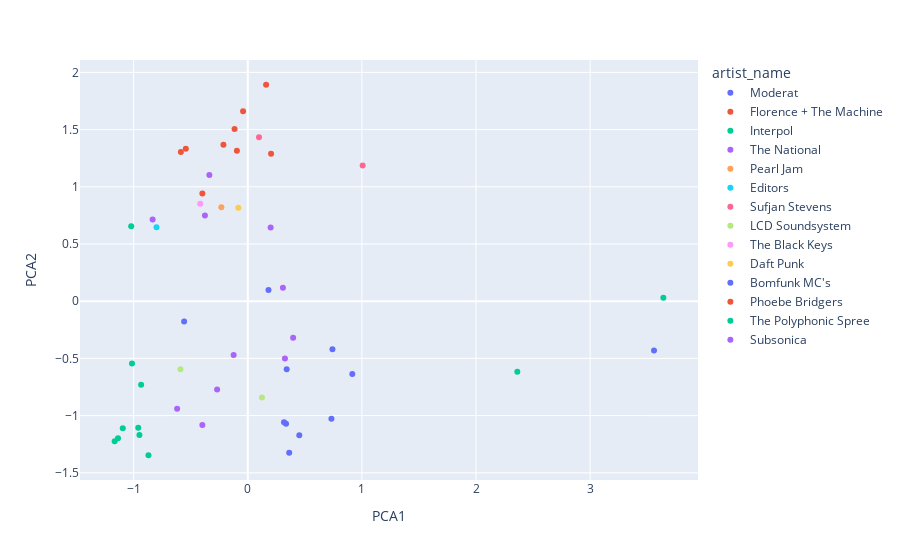

Source (notebook cell):
### Code cell
px.scatter(data_frame=top_tracks_df, x='PCA1', y='PCA2',hover_name='track_name', color='artist_name')

### Figure 1 — Plotly figure (JSON) as saved in the notebook; plotly's stock layout.template omitted (floating-point values rounded to 4 significant figures)
{"data": [{"hovertemplate": "<b>%{hovertext}</b><br><br>artist_name=Moderat<br>PCA1=%{x}<br>PCA2=%{y}<extra></extra>", "hovertext": ["Eating Hooks - Instrumental Version", "Finder", "Running - Instrumental Version", "Ghostmother - Instrumental Version", "The Fool - Instrumental Version", "Intruder - Instrumental Version", "Reminder - Instrumental Version", "Animal Trails", "Ethereal - Instrumental Version", "The Mark - Interlude"], "legendgroup": "Moderat", "marker": {"color": "#636efa", "symbol": "circle"}, "mode": "markers", "name": "Moderat", "orientation": "v", "showlegend": true, "type": "scatter", "x": [0.7421, 0.3355, 0.1815, 0.3631, 0.3411, 0.733, 0.3176, 0.4515, 0.9161, 3.56], "xaxis": "x", "y": [-0.4189, -1.072, 0.0985, -1.324, -0.5949, -1.027, -1.058, -1.171, -0.6373, -0.4298], "yaxis": "y"}, {"hovertemplate": "<b>%{hovertext}</b><br><br>artist_name=Florence + The Machine<br>PCA1=%{x}<br>PCA2=%{y}<extra></extra>", "hovertext": ["June", "South London Forever", "Hunger", "100 Years", "Patricia", "Sky Full Of Song", "Big God", "The End Of Love"], "legendgroup": "Florence + The Machine", "marker": {"color": "#EF553B", "symbol": "circle"}, "mode": "markers", "name": "Florence + The Machine", "orientation": "v", "showlegend": true, "type": "scatter", "x": [-0.09519, -0.2131, -0.5862, -0.3976, -0.5428, -0.04112, -0.1156, 0.1607], "xaxis": "x", "y": [1.315, 1.368, 1.304, 0.9418, 1.332, 1.661, 1.505, 1.892], "yaxis": "y"}, {"hovertemplate": "<b>%{hovertext}</b><br><br>artist_name=Interpol<br>PCA1=%{x}<br>PCA2=%{y}<extra></extra>", "hovertext": ["If You Really Love Nothing", "The Rover", "Complications", "Mountain Child", "Flight of Fancy", "NYSMAW", "Number 10", "Interlude 1", "Stay In Touch", "Surveillance"], "legendgroup": "Interpol", "marker": {"color": "#00cc96", "symbol": "circle"}, "mode": "markers", "name": "Interpol", "orientation": "v", "showlegend": true, "type": "scatter", "x": [-0.9493, -1.014, -1.021, -0.9597, -1.166, -1.095, -0.9344, 3.642, -0.8701, -1.137], "xaxis": "x", "y": [-1.17, -0.5448, 0.6555, -1.105, -1.225, -1.111, -0.731, 0.02922, -1.346, -1.197], "yaxis": "y"}, {"hovertemplate": "<b>%{hovertext}</b><br><br>artist_name=The National<br>PCA1=%{x}<br>PCA2=%{y}<extra></extra>", "hovertext": ["Nobody Else Will Be There", "Empire Line", "The System Only Dreams in Total Darkness", "I'll Still Destroy You", "Mr. November", "Day I Die", "This Is The Last Time", "Guilty Party", "Dark Side of the Gym", "I Should Live in Salt"], "legendgroup": "The National", "marker": {"color": "#ab63fa", "symbol": "circle"}, "mode": "markers", "name": "The National", "orientation": "v", "showlegend": true, "type": "scatter", "x": [0.3082, 0.3258, -0.3977, -0.2683, -0.8338, -0.6188, 0.2004, -0.1237, 0.3975, -0.3365], "xaxis": "x", "y": [0.118, -0.5016, -1.082, -0.7726, 0.7152, -0.941, 0.6434, -0.4704, -0.3195, 1.103], "yaxis": "y"}, {"hovertemplate": "<b>%{hovertext}</b><br><br>artist_name=Pearl Jam<br>PCA1=%{x}<br>PCA2=%{y}<extra></extra>", "hovertext": ["Dance Of The Clairvoyants"], "legendgroup": "Pearl Jam", "marker": {"color": "#FFA15A", "symbol": "circle"}, "mode": "markers", "name": "Pearl Jam", "orientation": "v", "showlegend": true, "type": "scatter", "x": [-0.2313], "xaxis": "x", "y": [0.8216], "yaxis": "y"}, {"hovertemplate": "<b>%{hovertext}</b><br><br>artist_name=Editors<br>PCA1=%{x}<br>PCA2=%{y}<extra></extra>", "hovertext": ["Munich"], "legendgroup": "Editors", "marker": {"color": "#19d3f3", "symbol": "circle"}, "mode": "markers", "name": "Editors", "orientation": "v", "showlegend": true, "type": "scatter", "x": [-0.7995], "xaxis": "x", "y": [0.6464], "yaxis": "y"}, {"hovertemplate": "<b>%{hovertext}</b><br><br>artist_name=Sufjan Stevens<br>PCA1=%{x}<br>PCA2=%{y}<extra></extra>", "hovertext": ["Concerning the UFO sighting near Highland, Illinois", "Chicago"], "legendgroup": "Sufjan Stevens", "marker": {"color": "#FF6692", "symbol": "circle"}, "mode": "markers", "name": "Sufjan Stevens", "orientation": "v", "showlegend": true, "type": "scatter", "x": [1.007, 0.09845], "xaxis": "x", "y": [1.186, 1.432], "yaxis": "y"}, {"hovertemplate": "<b>%{hovertext}</b><br><br>artist_name=LCD Soundsystem<br>PCA1=%{x}<br>PCA2=%{y}<extra></extra>", "hovertext": ["Dance Yrself Clean", "All My Friends"], "legendgroup": "LCD Soundsystem", "marker": {"color": "#B6E880", "symbol": "circle"}, "mode": "markers", "name": "LCD Soundsystem", "orientation": "v", "showlegend": true, "type": "scatter", "x": [0.1242, -0.59], "xaxis": "x", "y": [-0.8407, -0.594], "yaxis": "y"}, {"hovertemplate": "<b>%{hovertext}</b><br><br>artist_name=The Black Keys<br>PCA1=%{x}<br>PCA2=%{y}<extra></extra>", "hovertext": ["Shine A Little Light"], "legendgroup": "The Black Keys", "marker": {"color": "#FF97FF", "symbol": "circle"}, "mode": "markers", "name": "The Black Keys", "orientation": "v", "showlegend": true, "type": "scatter", "x": [-0.4166], "xaxis": "x", "y": [0.8509], "yaxis": "y"}, {"hovertemplate": "<b>%{hovertext}</b><br><br>artist_name=Daft Punk<br>PCA1=%{x}<br>PCA2=%{y}<extra></extra>", "hovertext": ["One More Time"], "legendgroup": "Daft Punk", "marker": {"color": "#FECB52", "symbol": "circle"}, "mode": "markers", "name": "Daft Punk", "orientation": "v", "showlegend": true, "type": "scatter", "x": [-0.08257], "xaxis": "x", "y": [0.817], "yaxis": "y"}, {"hovertemplate": "<b>%{hovertext}</b><br><br>artist_name=Bomfunk MC's<br>PCA1=%{x}<br>PCA2=%{y}<extra></extra>", "hovertext": ["Freestyler"], "legendgroup": "Bomfunk MC's", "marker": {"color": "#636efa", "symbol": "circle"}, "mode": "markers", "name": "Bomfunk MC's", "orientation": "v", "showlegend": true, "type": "scatter", "x": [-0.5576], "xaxis": "x", "y": [-0.1775], "yaxis": "y"}, {"hovertemplate": "<b>%{hovertext}</b><br><br>artist_name=Phoebe Bridgers<br>PCA1=%{x}<br>PCA2=%{y}<extra></extra>", "hovertext": ["I Know The End"], "legendgroup": "Phoebe Bridgers", "marker": {"color": "#EF553B", "symbol": "circle"}, "mode": "markers", "name": "Phoebe Bridgers", "orientation": "v", "showlegend": true, "type": "scatter", "x": [0.2041], "xaxis": "x", "y": [1.289], "yaxis": "y"}, {"hovertemplate": "<b>%{hovertext}</b><br><br>artist_name=The Polyphonic Spree<br>PCA1=%{x}<br>PCA2=%{y}<extra></extra>", "hovertext": ["Together We're Heavy"], "legendgroup": "The Polyphonic Spree", "marker": {"color": "#00cc96", "symbol": "circle"}, "mode": "markers", "name": "The Polyphonic Spree", "orientation": "v", "showlegend": true, "type": "scatter", "x": [2.362], "xaxis": "x", "y": [-0.6163], "yaxis": "y"}, {"hovertemplate": "<b>%{hovertext}</b><br><br>artist_name=Subsonica<br>PCA1=%{x}<br>PCA2=%{y}<extra></extra>", "hovertext": ["Nuvole Rapide"], "legendgroup": "Subsonica", "marker": {"color": "#ab63fa", "symbol": "circle"}, "mode": "markers", "name": "Subsonica", "orientation": "v", "showlegend": true, "type": "scatter", "x": [-0.3754], "xaxis": "x", "y": [0.7503], "yaxis": "y"}], "layout": {"autosize": true, "legend": {"title": {"text": "artist_name"}, "tracegroupgap": 0}, "margin": {"t": 60}, "xaxis": {"anchor": "y", "autorange": true, "domain": [0, 1], "range": [-1.465, 3.94], "title": {"text": "PCA1"}, "type": "linear"}, "yaxis": {"anchor": "x", "autorange": true, "domain": [0, 1], "range": [-1.576, 2.122], "title": {"text": "PCA2"}, "type": "linear"}}}
